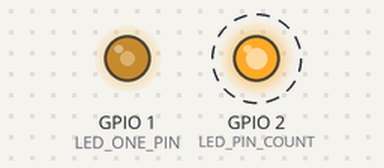
The sketch below on a simulated ESP32. Parts: output pins drawn as LEDs (lit = HIGH). Dashed ring = blinking.

Above: at 0.27 s.
Timing chart, 0 to 40.0 s (numbered marks = the images above):
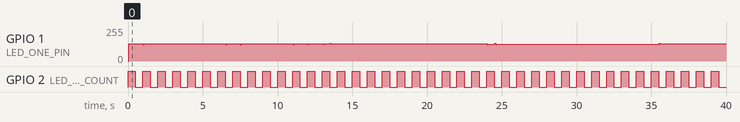

The sketch:

Lab1Part1.ino
```cpp
// Filename: Lab1Part1.ino
// Author: Stephen Ottaway
// Date: 06/25/2026
// Description: This file blinks two external LEDs on an ESP32 simultaneously at two frequencies set by the user.

// ================= Macros =================
#define LED_PIN_COUNT 2
#define LED_ONE_PIN 1
#define LED_TWO_PIN 2
#define LED_ONE_TOGGLE_TIME_MS 1 // ms
#define LED_TWO_TOGGLE_TIME_MS 500 // ms

// ============ Global Variables ============
int led_pins[LED_PIN_COUNT] = {LED_ONE_PIN, LED_TWO_PIN};
int led_toggle_times_ms[LED_PIN_COUNT] = {LED_ONE_TOGGLE_TIME_MS, LED_TWO_TOGGLE_TIME_MS};
bool led_states[LED_PIN_COUNT] = {true, true};
int led_reference_times_ms[LED_PIN_COUNT] = {int(millis()), int(millis())};

// =========== Function Prototypes ===========
void toggle_led_state(int led_pin, int led_reference_time_ms, int led_toggle_time_ms, bool led_state);
void blink_leds(int led_pins[], int led_reference_times_ms[], int led_toggle_times_ms[], bool led_states[]);

// Name: toggle_led_state
// Description: This function toggles the state of an LED (HIGH -> LOW or LOW -> HIGH) after led_toggle_time_ms has elapsed, then updates the reference time used for comparison.
void toggle_led_state(int led_pin, int led_reference_time_ms, int led_toggle_time_ms, bool led_state) {
  if (int(millis()) - led_reference_time_ms >= led_toggle_time_ms) {
    led_states[led_pin-1] = !led_state;
    digitalWrite(led_pin, int(led_states[led_pin-1]));
    led_reference_times_ms[led_pin-1] = (millis());
  }
}

// Name: blink_leds
// Description: This function calls the toggle_led_state function for all of the LED pins to be blinked (in this case two different LEDs).
void blink_leds(int led_pins[], int led_reference_times_ms[], int led_toggle_times_ms[], bool led_states[]) {
  for (int i = 0; i < LED_PIN_COUNT; i++) {
    toggle_led_state(led_pins[i], led_reference_times_ms[i], led_toggle_times_ms[i], led_states[i]);
  }
}

void setup() {
  for (int i = 0; i < LED_PIN_COUNT; i++) {
      pinMode(led_pins[i], OUTPUT);
      digitalWrite(led_pins[i], HIGH);
  }
}

void loop() {
  blink_leds(led_pins, led_reference_times_ms, led_toggle_times_ms, led_states);
}
```

Measured:
- by itself, GPIO 2 (LED_PIN_COUNT): alternates HIGH for 0.50 s and LOW for 0.50 s
